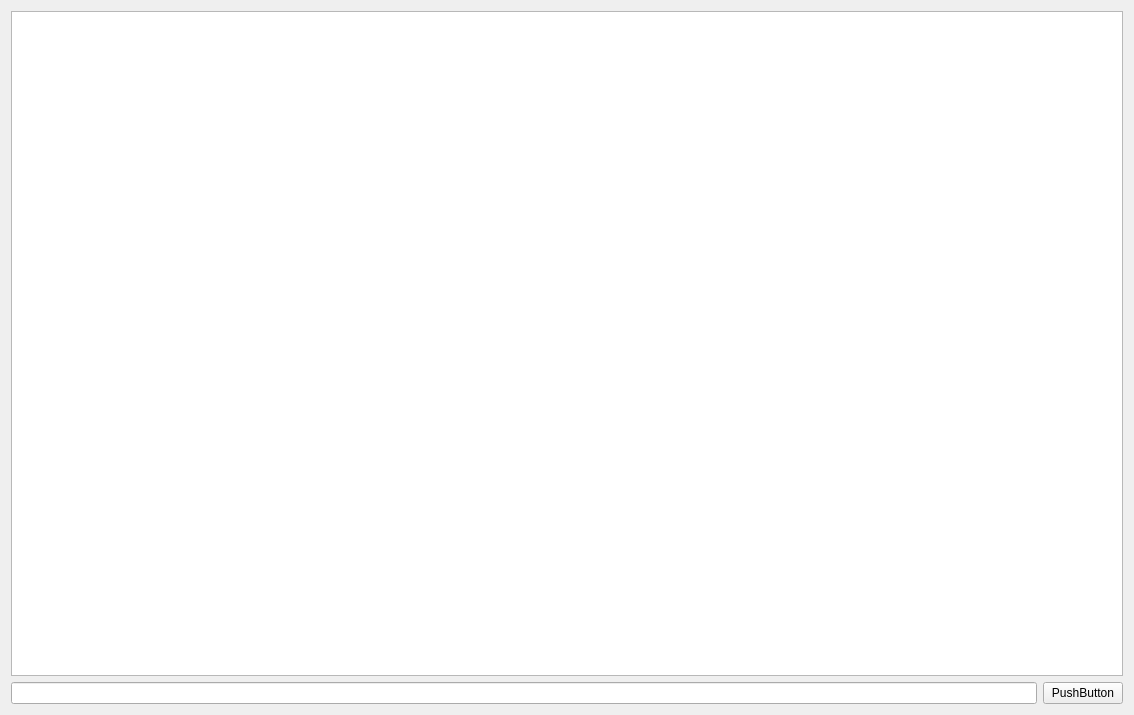
<?xml version="1.0" encoding="UTF-8"?>
<ui version="4.0">
 <class>MainWidget</class>
 <widget class="QWidget" name="MainWidget">
  <property name="geometry">
   <rect>
    <x>0</x>
    <y>0</y>
    <width>1134</width>
    <height>715</height>
   </rect>
  </property>
  <property name="windowTitle">
   <string>Form</string>
  </property>
  <layout class="QVBoxLayout" name="verticalLayout">
   <item>
    <layout class="QVBoxLayout" name="verticalLayout_2">
     <item>
      <widget class="QListWidget" name="listWidget"/>
     </item>
     <item>
      <layout class="QHBoxLayout" name="horizontalLayout">
       <item>
        <widget class="QLineEdit" name="lineEdit_send"/>
       </item>
       <item>
        <widget class="QPushButton" name="btn_send">
         <property name="text">
          <string>PushButton</string>
         </property>
        </widget>
       </item>
      </layout>
     </item>
    </layout>
   </item>
  </layout>
 </widget>
 <resources/>
 <connections/>
</ui>
